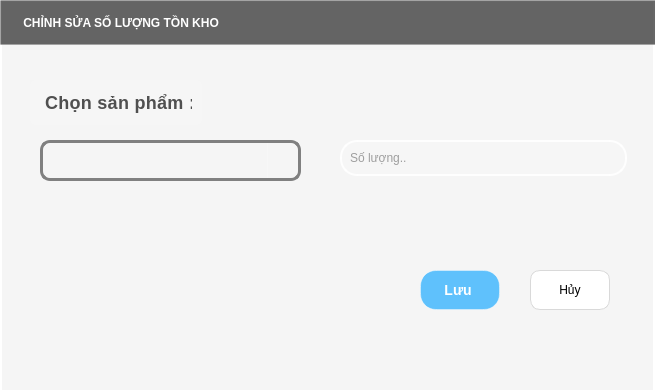
<?xml version="1.0" encoding="UTF-8"?>
<ui version="4.0">
 <class>Form</class>
 <widget class="QWidget" name="Form">
  <property name="geometry">
   <rect>
    <x>0</x>
    <y>0</y>
    <width>655</width>
    <height>392</height>
   </rect>
  </property>
  <property name="windowTitle">
   <string>Form</string>
  </property>
  <property name="styleSheet">
   <string notr="true">#Form {
background: #F5F5F5;
border-bottom-radius : 10px;
border : 2px solid white ;
}</string>
  </property>
  <widget class="QComboBox" name="cbb_ten_san_pham">
   <property name="geometry">
    <rect>
     <x>40</x>
     <y>140</y>
     <width>261</width>
     <height>41</height>
    </rect>
   </property>
   <property name="minimumSize">
    <size>
     <width>261</width>
     <height>31</height>
    </size>
   </property>
   <property name="maximumSize">
    <size>
     <width>261</width>
     <height>41</height>
    </size>
   </property>
   <property name="styleSheet">
    <string notr="true">QComboBox {
    color: black;
    font-family: &quot;Segoe UI&quot;, &quot;Montserrat&quot;, sans-serif;
    font-size: 16px;
    padding: 6px 12px;
    border: 3px solid gray;
    border-radius: 10px;
    background-color: rgba(255, 255, 255, 0.05);
    backdrop-filter: blur(10px);
}

QComboBox:hover {
    background-color: rgba(255, 255, 255, 0.1);
}

QComboBox::drop-down {
    subcontrol-origin: padding;
    subcontrol-position: top right;
    width: 30px;
    border-left: 1px solid rgba(255, 255, 255, 0.2);
    background-color: transparent;
}

QComboBox::down-arrow {
    image: url(:/icons/down_arrow_white.png); /* thay bằng icon phù hợp */
    width: 12px;
    height: 12px;
}

QComboBox QAbstractItemView {
    background-color: rgba(255, 255, 255, 0.08);
    border: 1px solid rgba(255, 255, 255, 0.2);
    border-radius: 8px;
    selection-background-color: rgba(255, 255, 255, 0.2);
    color: rgba(255, 255, 255, 0.95);
}
</string>
   </property>
  </widget>
  <widget class="QLabel" name="label_15">
   <property name="geometry">
    <rect>
     <x>30</x>
     <y>80</y>
     <width>172</width>
     <height>45</height>
    </rect>
   </property>
   <property name="maximumSize">
    <size>
     <width>172</width>
     <height>45</height>
    </size>
   </property>
   <property name="styleSheet">
    <string notr="true">QLabel {
    color: rgba(50, 50, 50, 0.85); /* Màu chữ đậm nhưng hơi trong suốt */
    font-family: &quot;Segoe UI&quot;, &quot;Roboto&quot;, sans-serif; /* Font hiện đại */
    font-weight: 500; /* Độ đậm vừa phải */
    font-size: 18px; /* Kích thước phù hợp */
    padding: 10px;
    letter-spacing: 0.3px; /* Tăng khoảng cách chữ nhẹ */
    
    text-align: center;
    background-color: rgba(255, 255, 255, 0.1); /* Nền trắng trong suốt */
    border-radius: 6px; /* Bo góc */
    backdrop-filter: blur(5px); /* Hiệu ứng blur đặc trưng của glassmorphism */
    box-shadow: 0 2px 8px rgba(0, 0, 0, 0.07); /* Đổ bóng tinh tế */

}
</string>
   </property>
   <property name="text">
    <string>Chọn sản phẩm : </string>
   </property>
  </widget>
  <widget class="QLineEdit" name="line_so_luong">
   <property name="geometry">
    <rect>
     <x>340</x>
     <y>140</y>
     <width>287</width>
     <height>36</height>
    </rect>
   </property>
   <property name="minimumSize">
    <size>
     <width>131</width>
     <height>31</height>
    </size>
   </property>
   <property name="styleSheet">
    <string notr="true">QLineEdit {
    background-color: rgba(255, 255, 255, 0.15); /* Nền trắng trong suốt */
    color: rgba(50, 50, 50, 0.9); /* Màu chữ đậm nhưng hơi trong suốt */
    border: 2px solid rgba(255, 255, 255, 0.9); /* Viền trắng trong suốt */
    border-radius: 17px; /* Bo góc lớn hơn cho hiệu ứng hiện đại */
    padding: 7px 6px; /* Thêm padding để trông thoáng hơn */
    backdrop-filter: blur(10px); /* Hiệu ứng blur đặc trưng của glassmorphism */
    box-shadow: 0 2px 10px rgba(0, 0, 0, 0.05); /* Đổ bóng tinh tế */
}

QLineEdit:hover {
    border: 1px solid rgba(200, 200, 255, 0.5); /* Viền sáng hơn khi hover */
    background-color: rgba(255, 255, 255, 0.25); /* Nền sáng hơn khi hover */
    box-shadow: 0 4px 15px rgba(0, 0, 0, 0.08); /* Đổ bóng rõ hơn khi hover */
}

QLineEdit:focus {
    border: 1.5px solid rgba(120, 170, 255, 0.6); /* Viền xanh nhạt khi focus */
    background-color: rgba(255, 255, 255, 0.3); /* Nền sáng hơn khi focus */
    box-shadow: 0 4px 20px rgba(100, 150, 255, 0.15); /* Đổ bóng xanh nhạt khi focus */
}
</string>
   </property>
   <property name="placeholderText">
    <string>Số lượng..</string>
   </property>
  </widget>
  <widget class="QLabel" name="them_sua_label">
   <property name="geometry">
    <rect>
     <x>0</x>
     <y>0</y>
     <width>661</width>
     <height>45</height>
    </rect>
   </property>
   <property name="minimumSize">
    <size>
     <width>0</width>
     <height>0</height>
    </size>
   </property>
   <property name="styleSheet">
    <string notr="true">QLabel {
    background-color:  rgba(40, 40, 40, 180); /* Nền xanh trong suốt */
    color: white;
    font-weight: bold;
    font-size: 12px;
 font-family: &quot;Segoe UI&quot;, &quot;Roboto&quot;, sans-serif;

    padding: 8px 16px;
    
    /* Viền sáng */
    border: 1.5px solid rgba(255, 255, 255, 0.4);
    
    /* Đổ bóng - QSS hỗ trợ giới hạn */
    border-style: outset;
    border-width: 1px;
    
    /* Gradient xanh */
}

</string>
   </property>
   <property name="text">
    <string> CHỈNH SỬA SỐ LƯỢNG TỒN KHO</string>
   </property>
  </widget>
  <widget class="QPushButton" name="them_btn">
   <property name="geometry">
    <rect>
     <x>420</x>
     <y>270</y>
     <width>80</width>
     <height>40</height>
    </rect>
   </property>
   <property name="minimumSize">
    <size>
     <width>80</width>
     <height>40</height>
    </size>
   </property>
   <property name="styleSheet">
    <string notr="true">QPushButton {
    background-color:  rgba(30, 170, 255, 0.7); /* Nền xanh trong suốt */
    color: white;
    font-weight: bold;
    font-size: 14px;
    border-radius: 16px;
    padding: 8px 16px;
    
    /* Viền sáng */
    border: 1.5px solid rgba(255, 255, 255, 0.4);
    
    /* Đổ bóng - QSS hỗ trợ giới hạn */
    border-style: outset;
    border-width: 1px;
    
    /* Gradient xanh */
}

QPushButton:hover {
    background-color: rgba(30, 170, 255, 0.5); /* Xanh sáng hơn khi hover */
    border: 1.5px solid rgba(255, 255, 255, 0.6);
}

QPushButton:pressed {
    background-color: rgba(0, 120, 200, 0.4);
    border: 1.5px solid rgba(255, 255, 255, 0.3);
    padding-top: 9px; /* Tạo hiệu ứng nhấn xuống */
    padding-left: 17px;
}
</string>
   </property>
   <property name="text">
    <string>Lưu </string>
   </property>
  </widget>
  <widget class="QPushButton" name="huy_btn">
   <property name="geometry">
    <rect>
     <x>530</x>
     <y>270</y>
     <width>80</width>
     <height>40</height>
    </rect>
   </property>
   <property name="minimumSize">
    <size>
     <width>80</width>
     <height>40</height>
    </size>
   </property>
   <property name="styleSheet">
    <string notr="true">#huy_btn {
    background-color: white;
    color: black;
    border: 1px solid #d9d9d9;
    font-family: Arial, sans-serif;
    font-size: 12px;
    border-radius: 10px;
    padding: 5px 15px; /* Khoảng cách trong nút */
}

/* Hover effect */
#huy_btn:hover {
    background-color: #f5f5f5;  /* Nhẹ hơn để tạo hiệu ứng phản hồi */
    border: 1px solid #a0a0a0;  /* Viền đậm hơn một chút khi hover */
    color: black;
}
</string>
   </property>
   <property name="text">
    <string>Hủy</string>
   </property>
  </widget>
 </widget>
 <resources/>
 <connections/>
</ui>
